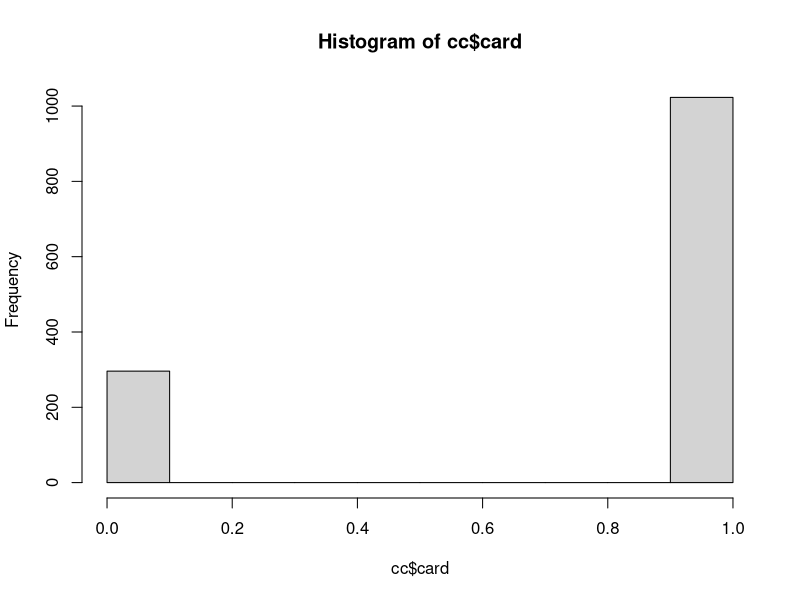
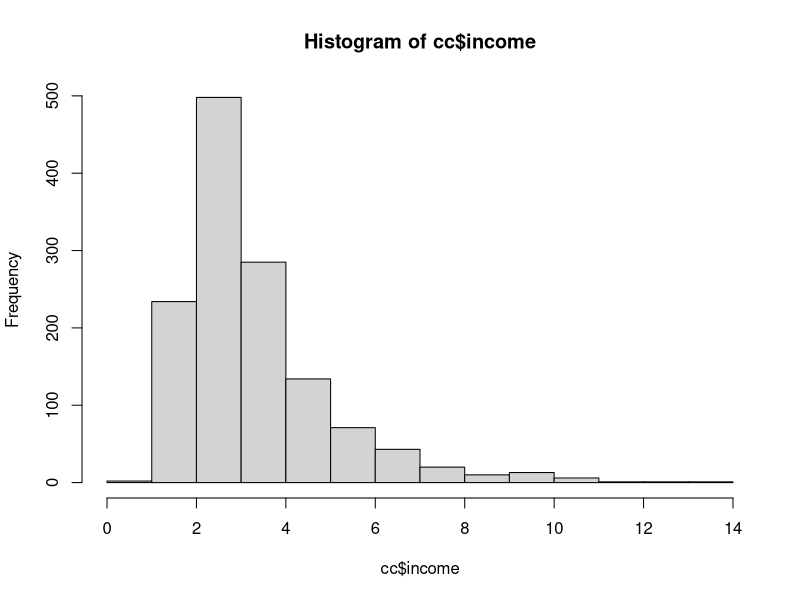
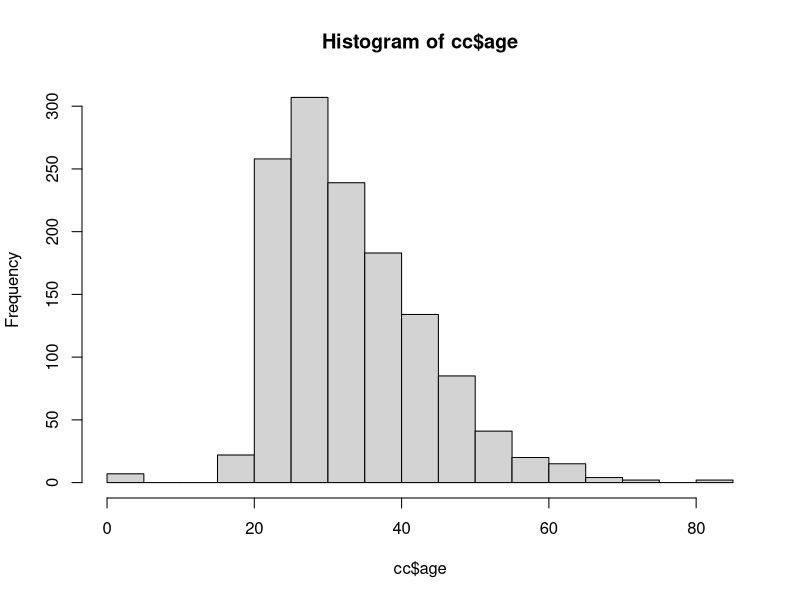
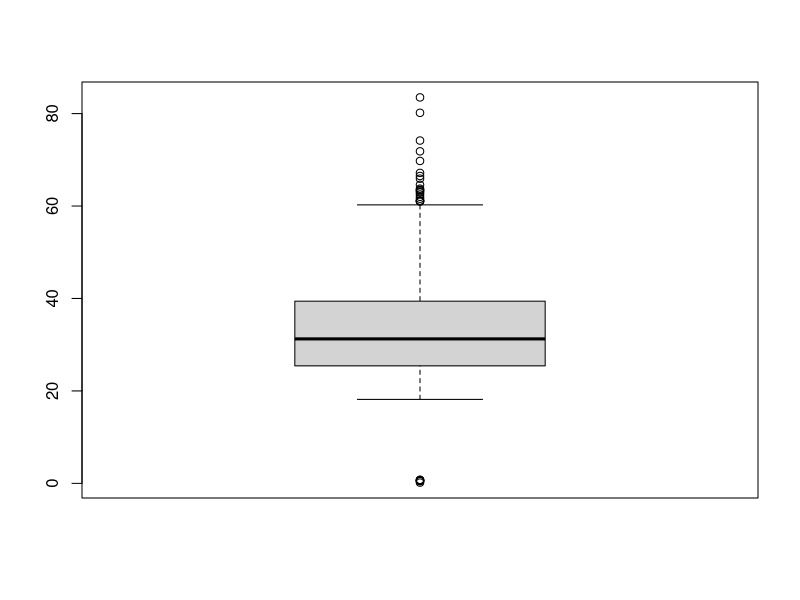
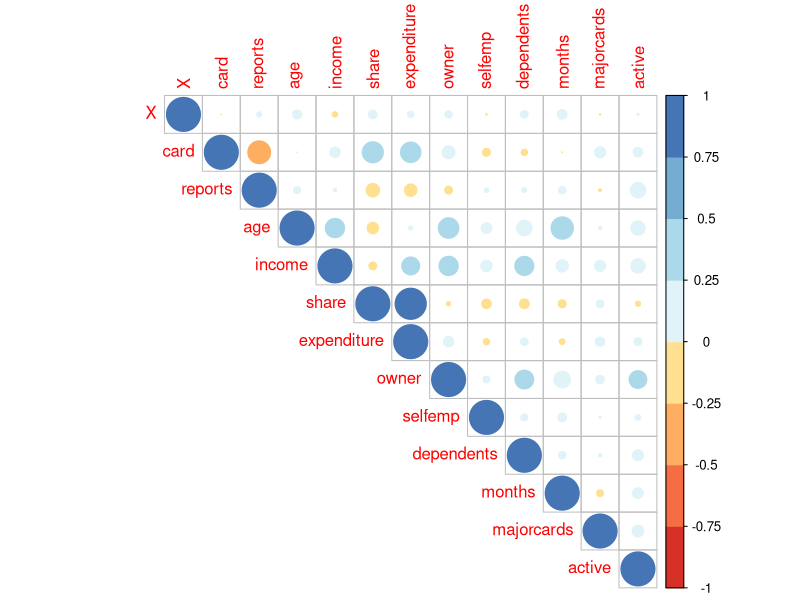

These charts were generated, in order, by the following R code: (Note: this script raises an error after producing the figures.)
#credit card  logistics regression
#classify whether application accepted or not
getwd()
setwd("/Users/navidhithakur/Desktop/EXCELR/assignments/logistic")
cc <- read.csv("creditcard.csv")
View(cc)
attach(cc)


#EDA

str(cc)
sum(is.na(cc))
sum(duplicated(cc))
dim(cc)
ncol(cc)
colnames(cc)
summary(cc)
cc$card <- ifelse(cc$card=='yes',1,0)
cc$owner <- ifelse(cc$owner=='yes',1,0)
cc$selfemp <- ifelse(cc$selfemp=='yes',1,0)
library(dplyr)
glimpse(cc)
str(cc)
hist(cc$card)
# number of accepted cards is much more.
hist(cc$income)
hist(cc$age)
?boxplot
boxplot(cc$age)#above 60 is considered outliers.also 30 is median age..
library(corrplot)
library(RColorBrewer)
m <- cor(cc)
corrplot(m,type="upper",col=brewer.pal(n=8,name = "RdYlBu"))
cor(cc,y=cc$card)
# months,dep,selfemp,reports have negative correlation

#splitting data
library(caTools)
set.seed(123)
cc.train <- sample.split(cc,SplitRatio = 0.70)
glimpse(cc.train)
trainset <- subset(cc,cc.train=="TRUE")
testset <- subset(cc,cc.train=="FALSE")
table(trainset$card)
table(testset$card)

#fitting models
cc.train.model <- glm(card~.,data=trainset,family=binomial,maxit=100)
cc.train.model
exp(coef(cc.train.model))
summary(cc.train.model)

cc.train.model2 <- glm(card~age+income+share+expenditure+reports+dependents,family=binomial,data=trainset,maxit=100)
summary(cc.train.model2)

cc.train.model3 <- glm(card~reports+dependents,famil=binomial,data=trainset)
summary(cc.train.model3)



cc.train.model4 <- glm(card~reports+dependents+age+income,family=binomial,data=trainset)
summary(cc.train.model4)


#AIC value of 3rd and 4th models are high.

#predictions

prediction3 <- predict(cc.train.model3,newdata=testset[-2],type="response")#using 3rd cc train model
prediction3
table(testset$card,prediction3>0.5)
table(prediction>0.5)

prediction4 <- predict(cc.train.model4,newdata=testset[-2],type="response")#using 4th cc train model
prediction4

probability_value <- plogis(predict(cc.train.model3,testset[-2]))
probability_value2 <- plogis(predict(cc.train.model4,testset[-2]))

threshold=0.8#by changing threshold
predicted_values<-ifelse(predict(cc.train.model3,type="response")>threshold,1,0)
actual_values<-cc.train.model3$y
conf_matrix<-table(predicted_values,actual_values)
conf_matrix

conf <-  table(testset$card,prediction4>0.5)
conf

conf2 <- table(testset$card,prediction3>0.5)
conf2

#0 1nd 1 will be change to true and false for model accuracy.
dimnames(conf)[[1]]=c("FALSE","TRUE")
conf

#model accuracy


library(caret)

sensitive <- sensitivity(conf)
specificity <- specificity(conf)


sensitive2 <- sensitivity(conf_matrix)
specificity2 <- specificity(conf)
#since threshold 0.8 is not getting good results..we'll go with 0.5.
Accuracy <- sum(diag(conf)/sum(conf))
error <- 1-Accuracy

#ROC Curve
library(ROCR)
library(pROC)

plot.roc(testset$card,probability_value)

plot.roc(testset$card,prediction3)
par(pty="s")#to get sign lines removed
plot.roc(testset$card,prediction3,legacy.axes=TRUE,print.auc=TRUE)#TO Get value in x axis from 0-1,legacy.axes used

plot.roc(testset$card,prediction4,print.auc=TRUE,legacy.axes=TRUE)
warnings()
plot.roc(testset$card,probability_value2,print.auc=TRUE)



#prediction3 or cc.train.model 3 is final.
